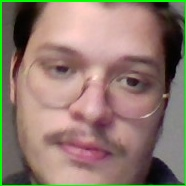
#> input picture face_rec_script/dataset/user.1.0.jpg, 186 x 186 px; its folder holds 3 pictures in this run
$ python classifier.py
#> lines starting #> are read from the running program, lines starting #| are printed output that depends on the picture
import numpy as np
from PIL import Image
import os
import cv2

"""
In this code we will train the classifier so the system is able to recognize the person
"""


def train_classifier(dataset):
    """
    This method trains the classifier to recognize the face
    :param dataset: directory where all the images are saved
    :return: creates a separate file -> classifier.yml
    """
#> called with dataset = 'dataset'
    # save the path of all the images contained in the dataset directory
    images_path = [os.path.join(dataset, f) for f in os.listdir(dataset)]
    faces = []
    ids = []

    # Store images in a numpy format and ids of the user on the same index in imageNp and id lists
    for image in images_path:
        img = Image.open(image).convert('L')
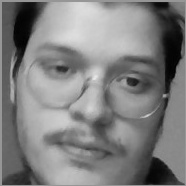
#> img: PIL image 186x186 L; min 0, max 233, mean 127.4
        imageNp = np.array(img, 'uint8')
        id = int(os.path.split(image)[1].split(".")[1])

        faces.append(imageNp)
        ids.append(id)
#> pass 2 of the loop in train_classifier, `for image in images_path:`:
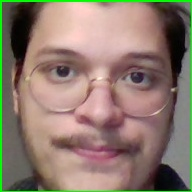
#> input picture face_rec_script/dataset/user.1.1.jpg, 192 x 192 px
#> in train_classifier, `img = Image.open(image).convert('L')`:
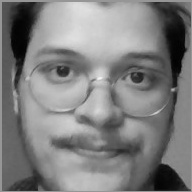
#> img: PIL image 192x192 L; min 0, max 244, mean 126.9
#> pass 3 of the loop in train_classifier, `for image in images_path:`:
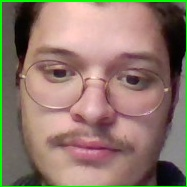
#> input picture face_rec_script/dataset/user.1.100.jpg, 187 x 187 px
#> in train_classifier, `img = Image.open(image).convert('L')`:
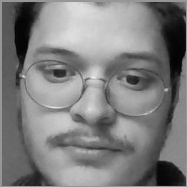
#> img: PIL image 187x187 L; min 0, max 237, mean 125.7

    ids = np.array(ids)

    # Create the classifier using LBPH, train it and save the result in a yml file
    clf = cv2.face.LBPHFaceRecognizer_create()
    clf.train(faces, ids)
    clf.write("classifier.yml")

train_classifier("dataset")
